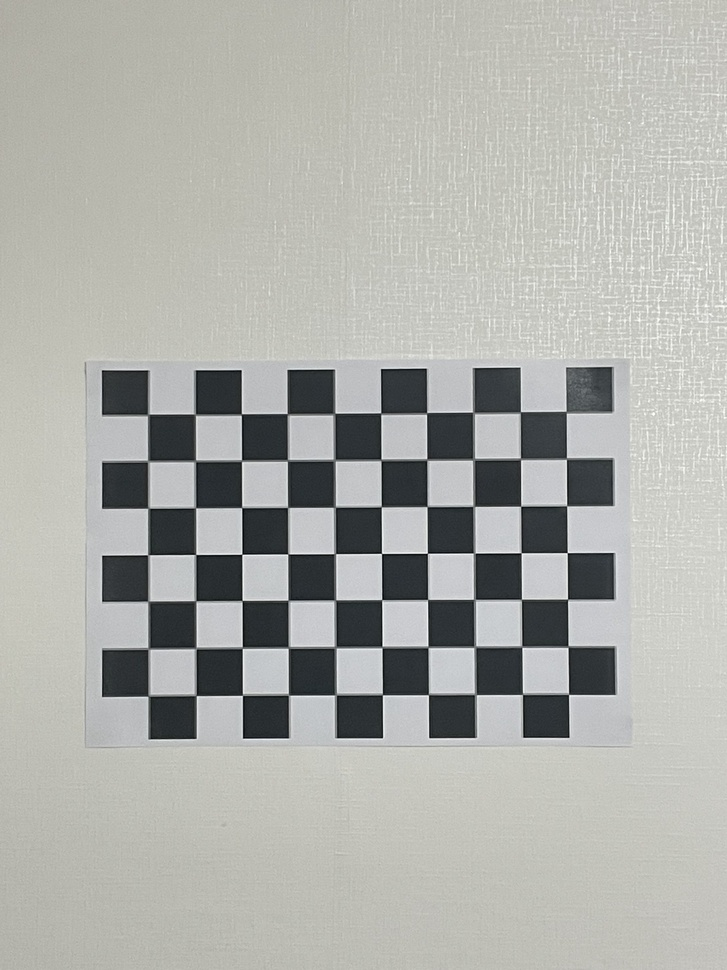
#> input picture app/calibration_images/1.jpg, 727 x 970 px, shrunk from 1080 x 1440 before the run; its folder holds only this picture in this run
$ python calibrate.py
#> lines starting #> are read from the running program, lines starting #| are printed output that depends on the picture; long printed decimals are rounded
import cv2
import numpy as np
import glob
import os

# === 설정 ===
chessboard_size = (10, 7)
square_size = 2.5         # 한 칸의 실제 크기 (단위: cm or arbitrary)
image_folder = './calibration_images'  # 캘리브레이션 이미지 경로
output_path = 'camera_params.npz'  # 저장 파일명

# === 월드 좌표계의 체스보드 좌표 준비 ===
objp = np.zeros((chessboard_size[1]*chessboard_size[0], 3), np.float32)
objp[:, :2] = np.indices(chessboard_size).T.reshape(-1, 2)
objp *= square_size

objpoints = []  # 실제 3D 좌표
imgpoints = []  # 이미지 상의 2D 좌표

# === 이미지 읽기 ===
images = glob.glob(os.path.join(image_folder, '*.jpg'))

for fname in images:
    img = cv2.imread(fname)
#> img is the input picture: shape (970, 727, 3); mean B, G, R 170.3, 175.1, 174
    if img is None:
        continue
    gray = cv2.cvtColor(img, cv2.COLOR_BGR2GRAY)

    # 코너 찾기
    ret, corners = cv2.findChessboardCorners(gray, chessboard_size, None)
#> ret = True; corners = 70 rows, first 8: [147.7, 415], [195.4, 414.7], [241.3, 414.1], [287.4, 413.8], [335.1, 413.2], [380.7, 413.1], [426.5, 413.1], [472.7, 412.2]

    if ret:
        objpoints.append(objp)
        refined = cv2.cornerSubPix(gray, corners, (11,11), (-1,-1),
                                   criteria=(cv2.TERM_CRITERIA_EPS + cv2.TERM_CRITERIA_MAX_ITER, 30, 0.001))
#> refined = 70 rows, first 8: [147.9, 414.5], [195.2, 414.4], [241.4, 414.2], [287.4, 413.9], [334.3, 413.6], [380.8, 413.3], [426.6, 413], [473.3, 412.5]
        imgpoints.append(refined)

        # 시각화
        vis = cv2.drawChessboardCorners(img, chessboard_size, refined, ret)
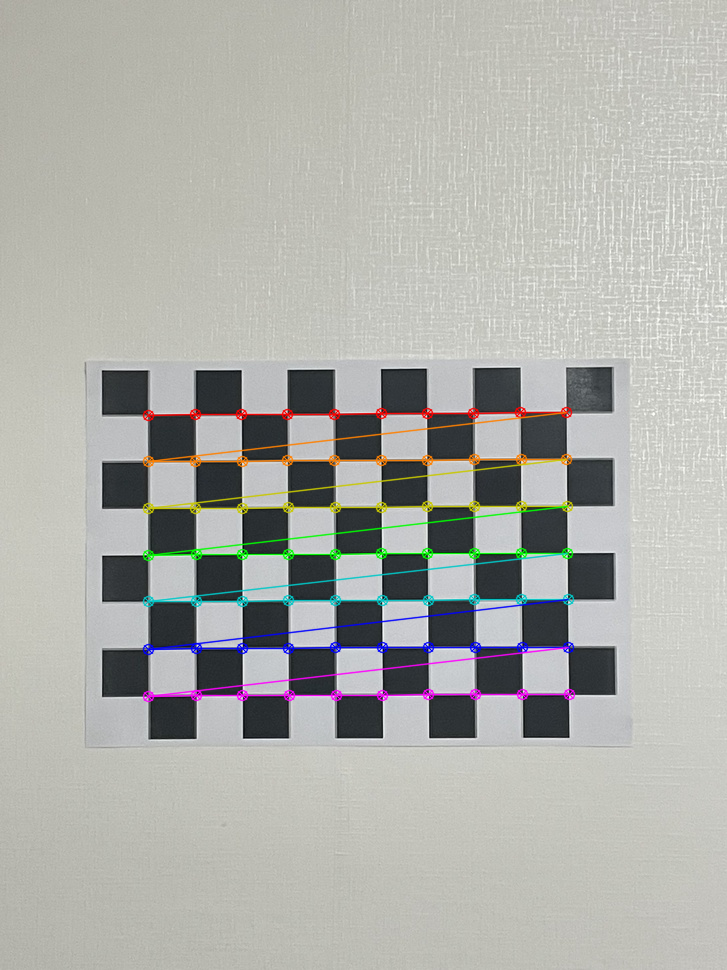
#> vis: shape (970, 727, 3); mean B, G, R 170.1, 175, 174.2
        cv2.imshow('Chessboard', vis)
        cv2.waitKey(100)

cv2.destroyAllWindows()

# === 카메라 캘리브레이션 ===
ret, mtx, dist, rvecs, tvecs = cv2.calibrateCamera(objpoints, imgpoints, gray.shape[::-1], None, None)
#> ret = 0.339; mtx = [[3664.5, 0, 7.92], [0, 3584.9, 497.3], [0, 0, 1]]; dist = [[2.44, -20.46, -0.0103, -0.167, 31.25]]; rvecs = ([-0.0346, -0.00211, -0.0036],); tvecs = ([7.39, -4.43, 190.2],)

print("카메라 행렬 (mtx):\n", mtx)
#| 카메라 행렬 (mtx):
#|  [[3.66447101e+03 0.00000000e+00 7.91844299e+00]
#|  [0.00000000e+00 3.58488040e+03 4.97290038e+02]
#|  [0.00000000e+00 0.00000000e+00 1.00000000e+00]]
print("왜곡 계수 (dist):\n", dist)
#| 왜곡 계수 (dist):
#|  [[ 2.43728463e+00 -2.04629169e+01 -1.02993308e-02 -1.66767338e-01
#|    3.12512166e+01]]

# === 결과 저장 ===
np.savez(output_path, mtx=mtx, dist=dist)
print(f"카메라 파라미터 저장 완료: {output_path}")

$ run again, on app/calibration_images/14.jpg
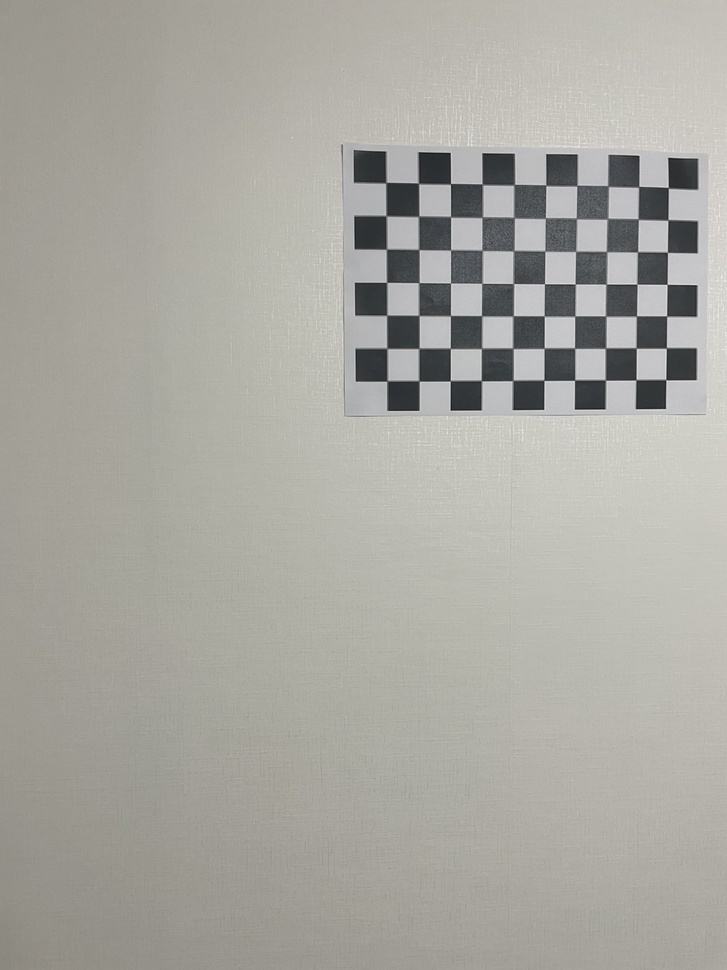
#> input picture app/calibration_images/14.jpg, 727 x 970 px, shrunk from 1080 x 1440 before the run
#> img is the input picture: shape (970, 727, 3); mean B, G, R 161.1, 167.9, 169.2
#> `ret, corners = cv2.findChessboardCorners(gray, chessboard_size, None)`: ret = True; corners = 70 rows, first 8: [385.8, 182.6], [418.6, 183.5], [450.5, 183.8], [482.3, 184.3], [514.4, 184.4], [546, 185.3], [576.7, 185.6], [608.2, 186.3]
#> refined = 70 rows, first 8: [385.8, 182.6], [418.5, 183.3], [450.5, 183.7], [482.3, 184.3], [514.3, 184.6], [545.8, 185.3], [576.9, 185.5], [607.9, 186.1]
#> `vis = cv2.drawChessboardCorners(img, chessboard_size, refined, ret)`:
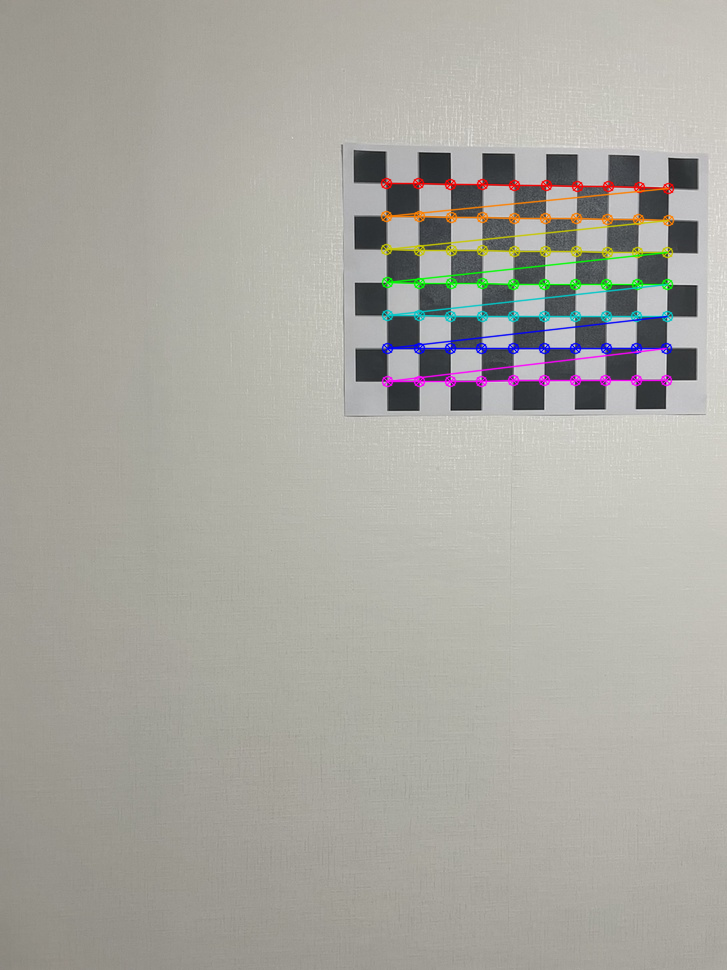
#> vis: shape (970, 727, 3); mean B, G, R 160.9, 167.7, 169.3
#> `ret, mtx, dist, rvecs, tvecs = cv2.calibrateCamera(objpoints, imgpoint..`: ret = 0.219; mtx = [[1096.5, 0, 298], [0, 1091.1, 420.5], [0, 0, 1]]; dist = [[-0.0513, 2.39, 0.00964, -0.0197, -9.4]]; rvecs = ([0.0672, -0.135, -0.00876],); tvecs = ([6.69, -17.97, 81.74],)
#| 카메라 행렬 (mtx):
#|  [[1.09648924e+03 0.00000000e+00 2.97986104e+02]
#|  [0.00000000e+00 1.09107824e+03 4.20498830e+02]
#|  [0.00000000e+00 0.00000000e+00 1.00000000e+00]]
#| 왜곡 계수 (dist):
#|  [[-0.05134  2.392  0.009636 -0.01971 -9.404]]

$ run again, on app/calibration_images/15.jpg
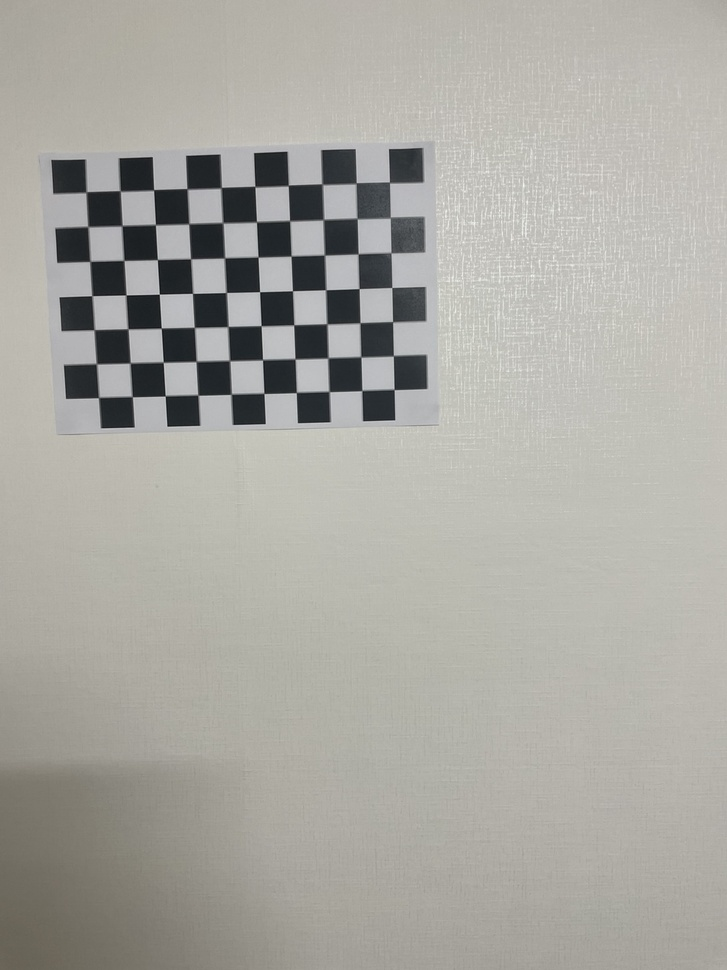
#> input picture app/calibration_images/15.jpg, 727 x 970 px, shrunk from 1080 x 1440 before the run
#> img is the input picture: shape (970, 727, 3); mean B, G, R 161.9, 168.3, 169.6
#> `ret, corners = cv2.findChessboardCorners(gray, chessboard_size, None)`: ret = True; corners = 70 rows, first 8: [86.28, 192], [120.2, 190.9], [153.6, 189.8], [187, 188.7], [221.2, 187.5], [254.9, 186.5], [288.2, 185.5], [322, 183.9]
#> refined = 70 rows, first 8: [86.15, 192], [120.1, 190.9], [153.6, 189.8], [187.1, 188.8], [221.1, 187.6], [254.8, 186.5], [288.3, 185.4], [322.1, 184.2]
#> `vis = cv2.drawChessboardCorners(img, chessboard_size, refined, ret)`:
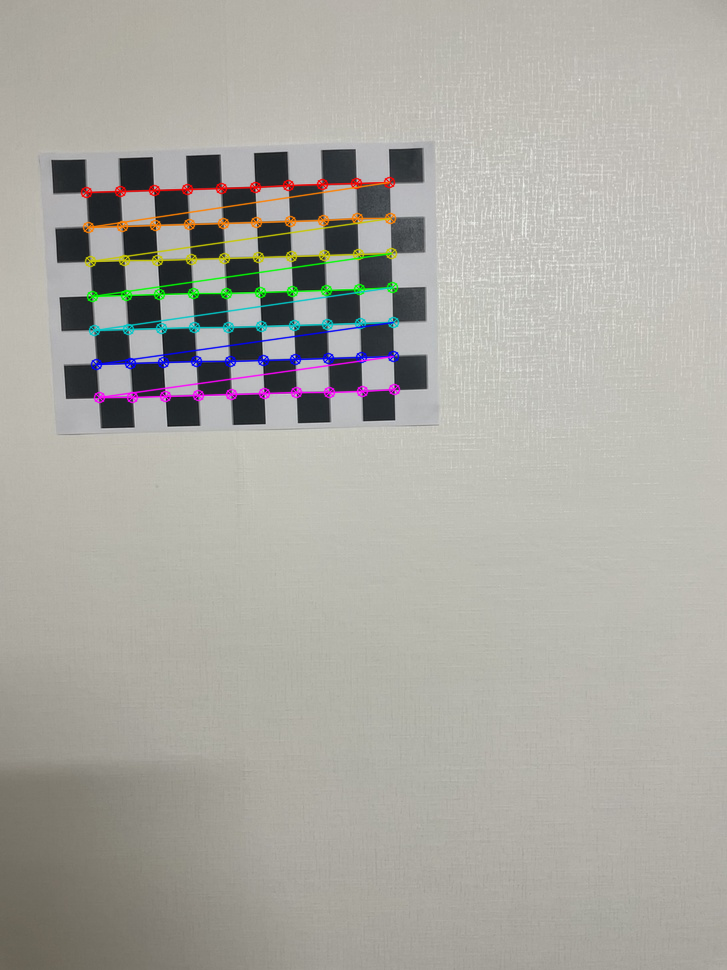
#> vis: shape (970, 727, 3); mean B, G, R 161.8, 168.3, 169.9
#> `ret, mtx, dist, rvecs, tvecs = cv2.calibrateCamera(objpoints, imgpoint..`: ret = 0.181; mtx = [[349.4, 0, 376.3], [0, 350.3, 565.1], [0, 0, 1]]; dist = [[0.0332, -0.00607, 0.00603, 0.00182, -0.000899]]; rvecs = ([0.0375, 0.0032, -0.0286],); tvecs = ([-21.55, -27.82, 26.36],)
#| 카메라 행렬 (mtx):
#|  [[349.414   0.         376.251]
#|  [  0.         350.259 565.110 ]
#|  [  0.           0.           1.        ]]
#| 왜곡 계수 (dist):
#|  [[ 0.0332 -0.006065   0.006033  0.001818 -0.0008994]]

$ run again, on app/calibration_images/10.jpg
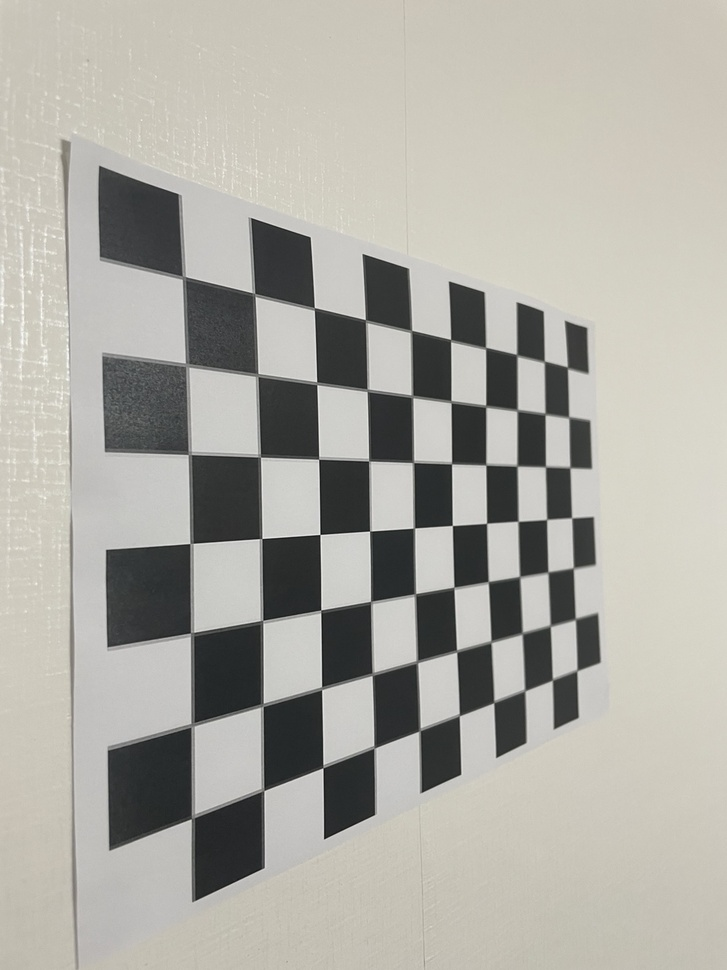
#> input picture app/calibration_images/10.jpg, 727 x 970 px, shrunk from 1080 x 1440 before the run
#> img is the input picture: shape (970, 727, 3); mean B, G, R 163.5, 170.9, 172.6
#> `ret, corners = cv2.findChessboardCorners(gray, chessboard_size, None)`: ret = True; corners = 70 rows, first 8: [185, 279], [253.5, 294.5], [314.5, 307.4], [365.9, 320.9], [411, 331.4], [451.5, 342.4], [484.5, 349.4], [518.5, 357.3]
#> refined = 70 rows, first 8: [183.1, 276.9], [254.6, 294.1], [314.3, 308.1], [365.5, 320.3], [411.2, 330.7], [450.6, 340], [485.6, 347.7], [516.8, 355]
#> `vis = cv2.drawChessboardCorners(img, chessboard_size, refined, ret)`:
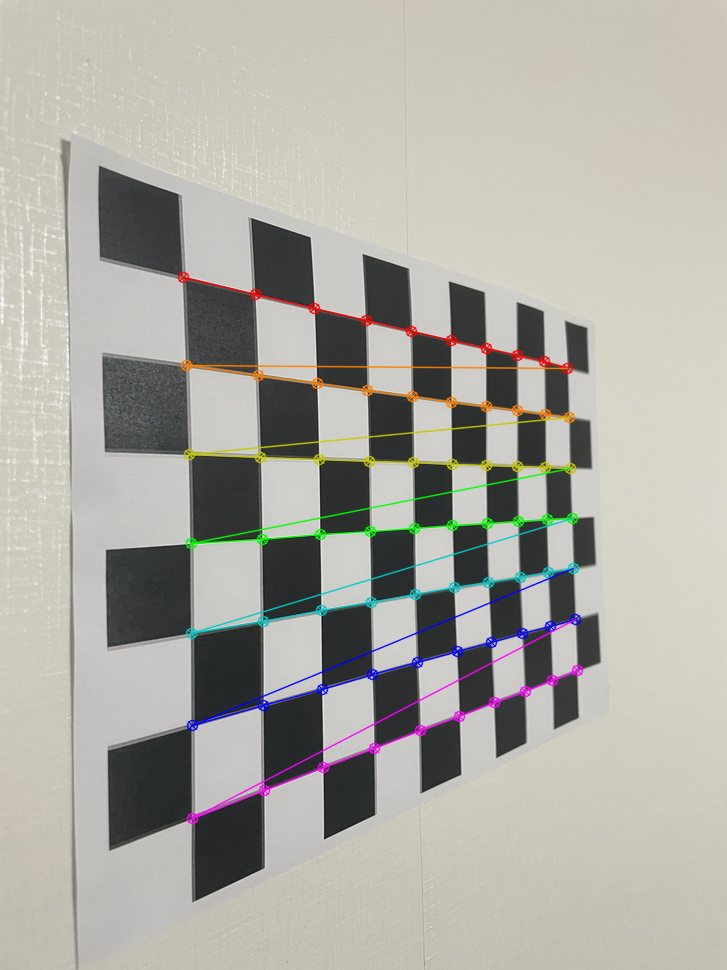
#> vis: shape (970, 727, 3); mean B, G, R 163.3, 170.8, 172.7
#> `ret, mtx, dist, rvecs, tvecs = cv2.calibrateCamera(objpoints, imgpoint..`: ret = 0.676; mtx = [[1043.5, 0, 359.4], [0, 847.9, 509.3], [0, 0, 1]]; dist = [[0.73, -6.9, 0.0209, -0.00608, 21.96]]; rvecs = ([0.00912, -0.984, -0.0242],); tvecs = ([-3.96, -6.55, 24.1],)
#| 카메라 행렬 (mtx):
#|  [[1.04346603e+03 0.00000000e+00 3.59441680e+02]
#|  [0.00000000e+00 8.47890552e+02 5.09339927e+02]
#|  [0.00000000e+00 0.00000000e+00 1.00000000e+00]]
#| 왜곡 계수 (dist):
#|  [[ 7.29884200e-01 -6.89858153e+00  2.08852905e-02 -6.07964560e-03
#|    2.19609703e+01]]
